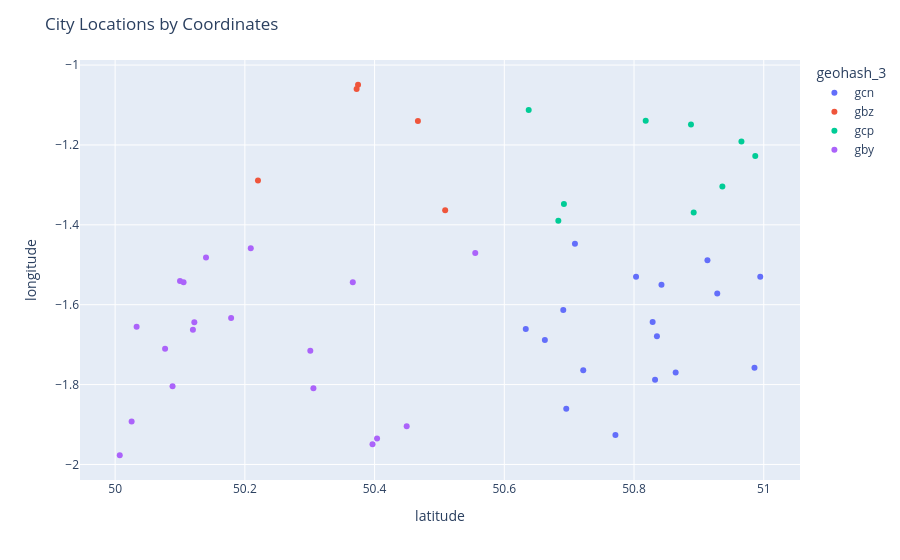

Notebook code cell kept with this figure:
### Code cell
fig = px.scatter(
    df,
    x="latitude",
    y="longitude",
    color="geohash_3",
    hover_data=["researchCenterName"]
)

fig.update_layout(title="City Locations by Coordinates")
fig.show()

### Figure 1 — Plotly figure (JSON) as saved in the notebook; plotly's stock layout.template omitted (floating-point values rounded to 4 significant figures)
{"data": [{"customdata": [["Research Center 14"], ["Research Center 49"], ["Research Center 9"], ["Research Center 42"], ["Research Center 48"], ["Research Center 10"], ["Research Center 17"], ["Research Center 35"], ["Research Center 32"], ["Research Center 28"], ["Research Center 30"], ["Research Center 12"], ["Research Center 3"], ["Research Center 44"], ["Research Center 19"], ["Research Center 43"], ["Research Center 29"]], "hovertemplate": "geohash_3=gcn<br>latitude=%{x}<br>longitude=%{y}<br>researchCenterName=%{customdata[0]}<extra></extra>", "legendgroup": "gcn", "marker": {"color": "#636efa", "symbol": "circle"}, "mode": "markers", "name": "gcn", "orientation": "v", "showlegend": true, "type": "scatter", "x": [50.77, 50.91, 50.66, 50.86, 50.71, 50.84, 50.72, 50.63, 50.69, 50.99, 50.84, 50.83, 50.83, 50.93, 50.7, 50.99, 50.8], "xaxis": "x", "y": [-1.926, -1.489, -1.688, -1.77, -1.447, -1.55, -1.764, -1.661, -1.613, -1.758, -1.679, -1.643, -1.788, -1.572, -1.861, -1.53, -1.53], "yaxis": "y"}, {"customdata": [["Research Center 40"], ["Research Center 31"], ["Research Center 1"], ["Research Center 6"], ["Research Center 37"]], "hovertemplate": "geohash_3=gbz<br>latitude=%{x}<br>longitude=%{y}<br>researchCenterName=%{customdata[0]}<extra></extra>", "legendgroup": "gbz", "marker": {"color": "#EF553B", "symbol": "circle"}, "mode": "markers", "name": "gbz", "orientation": "v", "showlegend": true, "type": "scatter", "x": [50.51, 50.22, 50.37, 50.47, 50.37], "xaxis": "x", "y": [-1.364, -1.289, -1.049, -1.14, -1.06], "yaxis": "y"}, {"customdata": [["Research Center 46"], ["Research Center 13"], ["Research Center 38"], ["Research Center 7"], ["Research Center 16"], ["Research Center 36"], ["Research Center 41"], ["Research Center 23"], ["Research Center 8"]], "hovertemplate": "geohash_3=gcp<br>latitude=%{x}<br>longitude=%{y}<br>researchCenterName=%{customdata[0]}<extra></extra>", "legendgroup": "gcp", "marker": {"color": "#00cc96", "symbol": "circle"}, "mode": "markers", "name": "gcp", "orientation": "v", "showlegend": true, "type": "scatter", "x": [50.94, 50.99, 50.69, 50.97, 50.64, 50.89, 50.89, 50.82, 50.68], "xaxis": "x", "y": [-1.304, -1.228, -1.348, -1.192, -1.113, -1.149, -1.369, -1.139, -1.39], "yaxis": "y"}, {"customdata": [["Research Center 18"], ["Research Center 27"], ["Research Center 26"], ["Research Center 33"], ["Research Center 20"], ["Research Center 5"], ["Research Center 4"], ["Research Center 47"], ["Research Center 25"], ["Research Center 45"], ["Research Center 34"], ["Research Center 2"], ["Research Center 22"], ["Research Center 24"], ["Research Center 11"], ["Research Center 50"], ["Research Center 21"], ["Research Center 15"], ["Research Center 39"]], "hovertemplate": "geohash_3=gby<br>latitude=%{x}<br>longitude=%{y}<br>researchCenterName=%{customdata[0]}<extra></extra>", "legendgroup": "gby", "marker": {"color": "#ab63fa", "symbol": "circle"}, "mode": "markers", "name": "gby", "orientation": "v", "showlegend": true, "type": "scatter", "x": [50.03, 50.03, 50.3, 50.21, 50.08, 50.37, 50.01, 50.14, 50.4, 50.31, 50.56, 50.1, 50.12, 50.12, 50.09, 50.4, 50.11, 50.45, 50.18], "xaxis": "x", "y": [-1.892, -1.655, -1.715, -1.459, -1.71, -1.544, -1.977, -1.482, -1.935, -1.809, -1.47, -1.541, -1.644, -1.662, -1.804, -1.949, -1.544, -1.905, -1.633], "yaxis": "y"}], "layout": {"legend": {"title": {"text": "geohash_3"}, "tracegroupgap": 0}, "margin": {"t": 60}, "title": {"text": "City Locations by Coordinates"}, "xaxis": {"anchor": "y", "domain": [0, 1], "title": {"text": "latitude"}}, "yaxis": {"anchor": "x", "domain": [0, 1], "title": {"text": "longitude"}}}}
